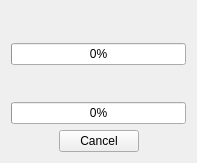
<?xml version="1.0" encoding="UTF-8"?>
<ui version="4.0">
 <class>Form</class>
 <widget class="QWidget" name="Form">
  <property name="geometry">
   <rect>
    <x>0</x>
    <y>0</y>
    <width>197</width>
    <height>163</height>
   </rect>
  </property>
  <property name="windowTitle">
   <string>Form</string>
  </property>
  <layout class="QVBoxLayout" name="verticalLayout">
   <item>
    <widget class="QLabel" name="progress_label"/>
   </item>
   <item>
    <widget class="QProgressBar" name="progressbar">
     <property name="value">
      <number>0</number>
     </property>
    </widget>
   </item>
   <item>
    <widget class="QLabel" name="subprogress_label"/>
   </item>
   <item>
    <widget class="QProgressBar" name="subprogressbar">
     <property name="value">
      <number>0</number>
     </property>
     <property name="invertedAppearance">
      <bool>false</bool>
     </property>
    </widget>
   </item>
   <item>
    <layout class="QHBoxLayout" name="horizontalLayout">
     <item>
      <spacer name="horizontalSpacer">
       <property name="orientation">
        <enum>Qt::Horizontal</enum>
       </property>
       <property name="sizeHint" stdset="0">
        <size>
         <width>40</width>
         <height>20</height>
        </size>
       </property>
      </spacer>
     </item>
     <item>
      <widget class="QPushButton" name="cancel_button">
       <property name="text">
        <string>Cancel</string>
       </property>
      </widget>
     </item>
     <item>
      <spacer name="horizontalSpacer_2">
       <property name="orientation">
        <enum>Qt::Horizontal</enum>
       </property>
       <property name="sizeHint" stdset="0">
        <size>
         <width>40</width>
         <height>20</height>
        </size>
       </property>
      </spacer>
     </item>
    </layout>
   </item>
  </layout>
 </widget>
 <resources/>
 <connections/>
</ui>
